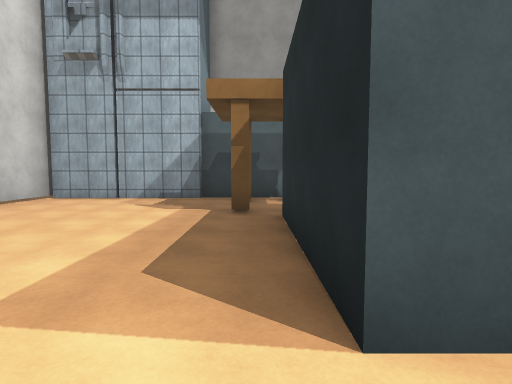
View 1 (above)

17 first-person views from a walk through a Unity game level. The camera is 1.5 m above the floor, tilts 4° down and sees 80° across. The floor is counted in squares, 2 m on a side. Each view is taken from the middle of a square. On the plan, view 1 faces up. The plan holds only what a view shows up to about 10 squares ahead; the rest is blank. Some surface patterns are stand-ins.

View 2
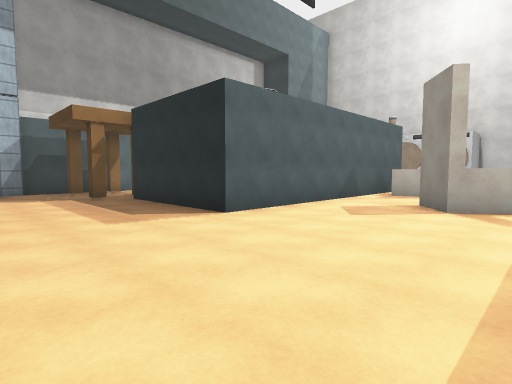

View 3
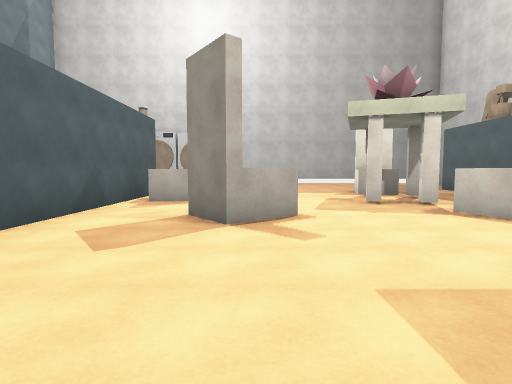

View 4
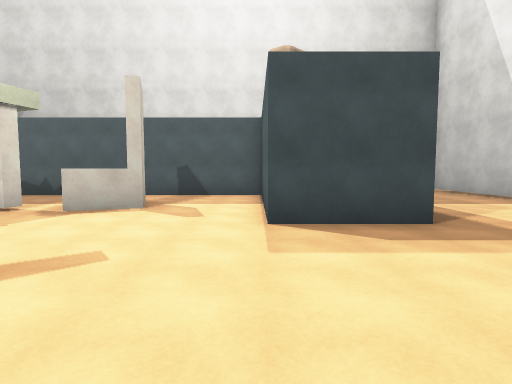

View 5
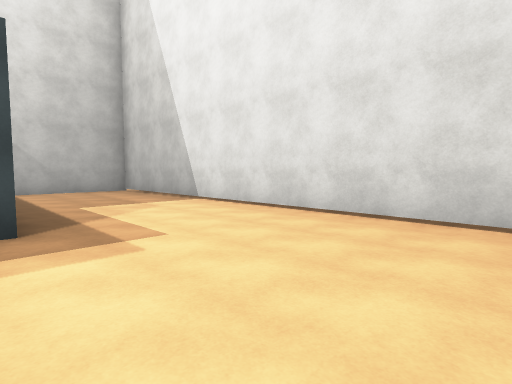

View 6
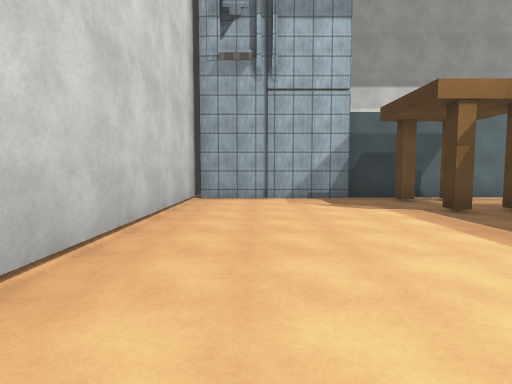

View 7
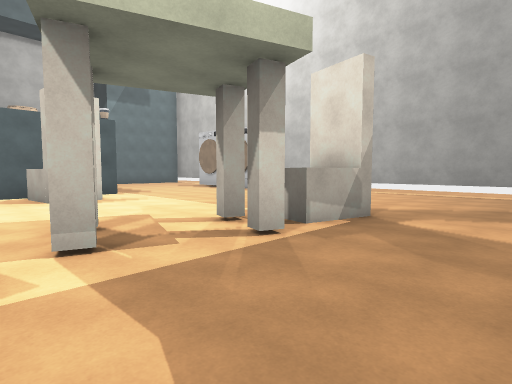

View 8
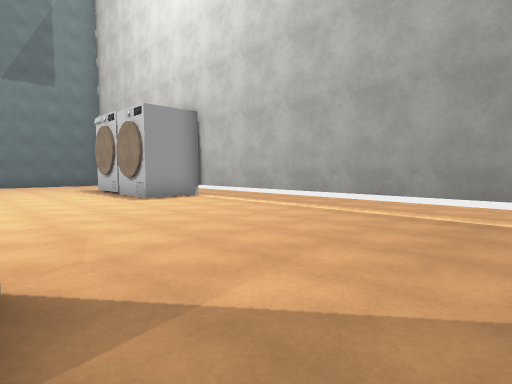

View 9
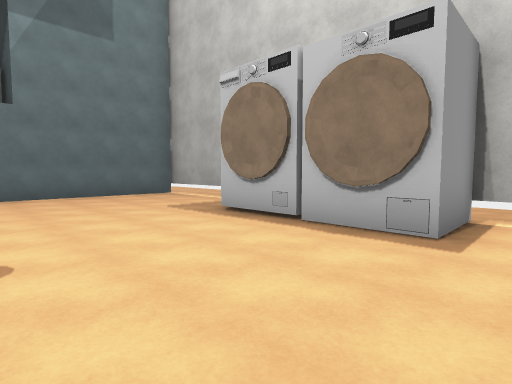

View 10
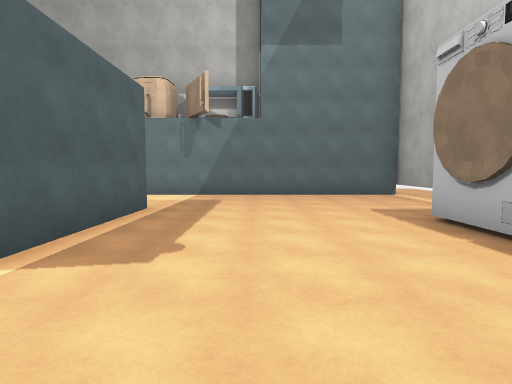

View 11
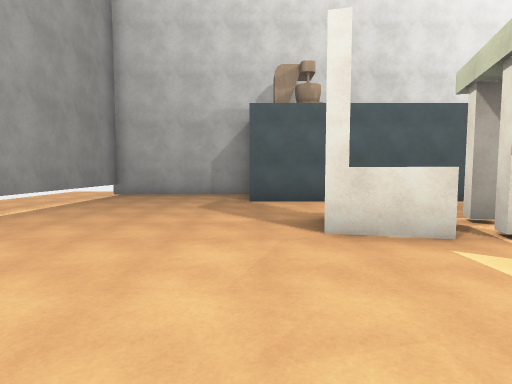

View 12
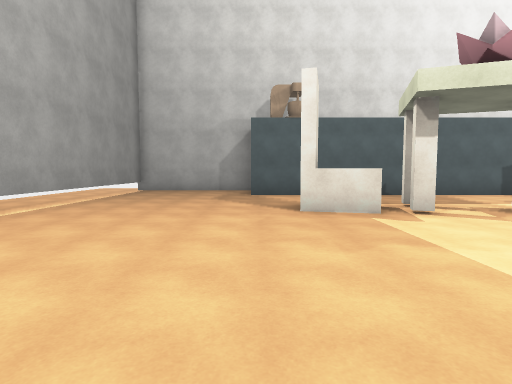

View 13
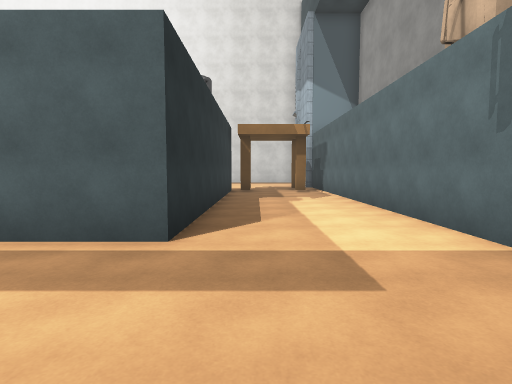

View 14
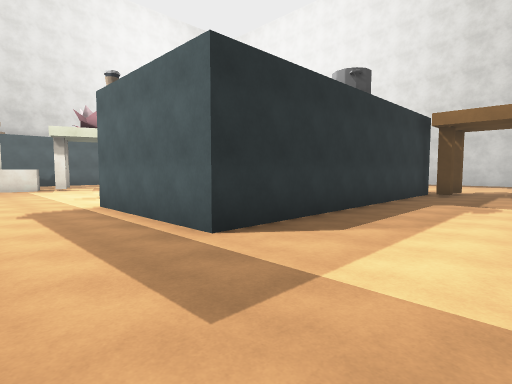

View 15
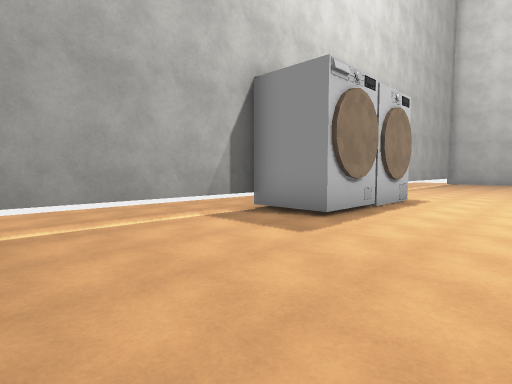

View 16
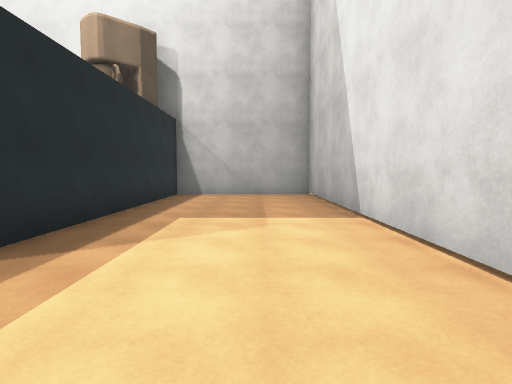

View 17
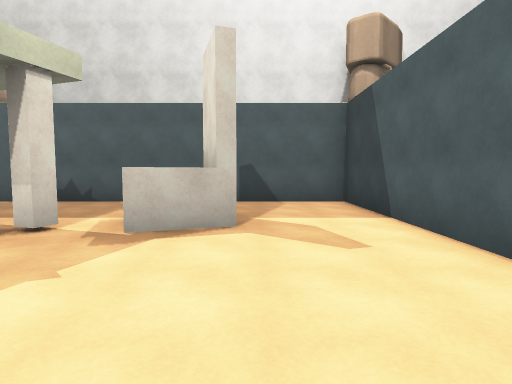

### Floor plan
Points are (right, up) in squares from view 1. A wall is a line through its corners. A room is listed if a view was taken in it or the views show most of it. See-through windows are left out.
Room 1 (views 1, 2, 3, 4, 5, 6, 7, 8, 9, 10, 11, 12, 13, 14, 15, 16, 17)
walls: (3.2, -1.6) (4.2, -0.8); (8.8, 1.2) (0.4, 1.2) (0.4, 5.1) (8.8, 5.1) (8.8, 1.2); (6, -6.1) (5.6, -5.9) (5.7, -5.6) (6.1, -5.8); (8.2, -5.6) (7.8, -5.5); (7.5, -6.2) (8, -6.4); (3.6, -7.2) (3.3, -6.4); (7.9, -6.7) (7.4, -6.5); (-1.5, -4.3) (0.8, -4.3) (0.8, -9.4) (11.3, -9.4); (9.6, -6.8) (9.9, -5.5); (-5.7, -0.4) (-5.7, -11.7) (-1.5, -11.7) (-1.5, -4.9); (-1.4, 8.2) (-5.5, 8.2); (15.4, 3.6) (15.4, 8.5) (-1.5, 8.5); (11.1, -11.7) (15.4, -11.7) (15.4, 0); (-5.7, 9.3) (-5.7, 1.9)
objects: table (0, 6) to (1, 6); table (0, 8) to (1, 8); other object (4, -6) to (5, -6); other object (4, -2) to (5, -2); other object (7, 0); other object (9, -6); washer (14, 1) to (15, 1); dryer (14, 2) to (15, 3)

Positions as (right, up) in squares from view 1, and headings:
1: (0, 0), facing up
2: (-3, -3), facing up-right
3: (-1, -2), facing right
4: (1, 0), facing down
5: (-1, 0), facing down-left
6: (-4, 0), facing up
7: (5, -9), facing up-right
8: (10, -8), facing up-right
9: (10, -1), facing up-right
10: (11, -1), facing up
11: (11, -2), facing down
12: (11, 0), facing down
13: (12, 6), facing left
14: (11, 8), facing down-left
15: (11, 8), facing down-right
16: (-4, -2), facing down
17: (3, -2), facing down
